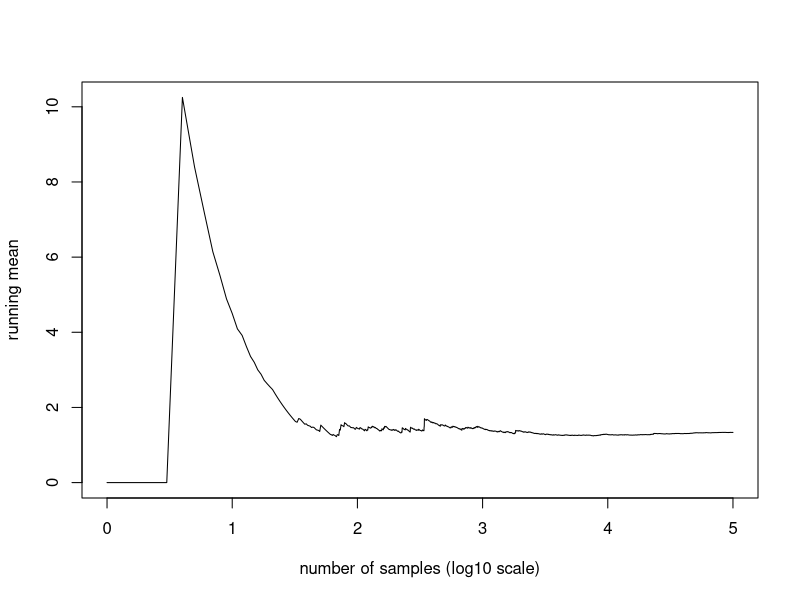

Source code (R):

# Forward sampling for model with Y|P ~ geometric(P) and P ~ beta(alpha1, alpha2)
alpha2 <- 2
alpha1 <- 2.5
n <- 1e5L
# Simulate first from P, then Y|P
P <- rbeta(n, shape1 = alpha1, shape2 = alpha2)
Y <- rgeom(n = n, prob = P)
# We can then discard P and recover the marginal of Y
mean(Y)
# Compute the running mean to check the Monte Carlo accuracy
plot(x = log10(seq_len(n)), 
     y = cumsum(Y) / seq_len(n), type = "l", 
     xlab = "number of samples (log10 scale)", ylab = "running mean")
